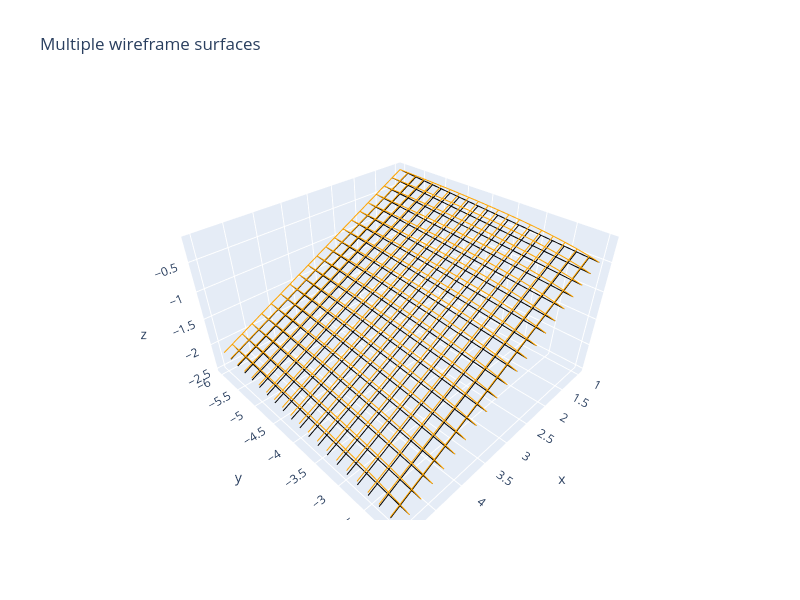

Source (notebook cell):
### Code cell
plot_wireframe(X, Y, Z,z1,z2,z3,z4,False,False,True,False,True)
